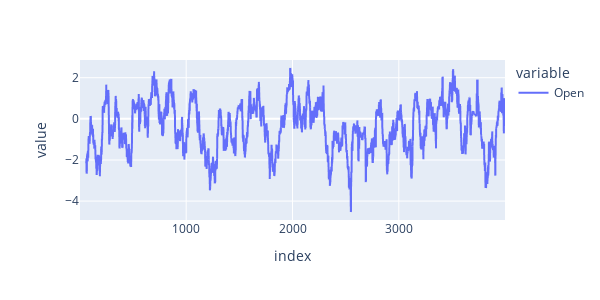

This figure's notebook cell:
### Code cell
#Sharpe Ratio

Rf = 0.01/365

sharpe_ratio = (btc_log_returns.rolling(window=trading_days).mean ()- Rf)*trading_days/volatility

sharpe_ratio.plot ().update_layout( autosize = False, width=600, height=300)

### Figure 1 — Plotly figure (JSON) as saved in the notebook; plotly's stock layout.template omitted (floating-point values rounded to 4 significant figures; data arrays with more than 128 entries replaced by an {"elided": "..."} marker saying what was removed)
{"data": [{"hovertemplate": "variable=Open<br>index=%{x}<br>value=%{y}<extra></extra>", "legendgroup": "Open", "line": {"color": "#636efa", "dash": "solid"}, "marker": {"symbol": "circle"}, "mode": "lines", "name": "Open", "showlegend": true, "type": "scattergl", "x": {"elided": "3999 int values"}, "xaxis": "x", "y": {"elided": "3999 float values"}, "yaxis": "y"}], "layout": {"autosize": false, "height": 300, "legend": {"title": {"text": "variable"}, "tracegroupgap": 0}, "margin": {"t": 60}, "width": 600, "xaxis": {"anchor": "y", "domain": [0, 1], "title": {"text": "index"}}, "yaxis": {"anchor": "x", "domain": [0, 1], "title": {"text": "value"}}}}
